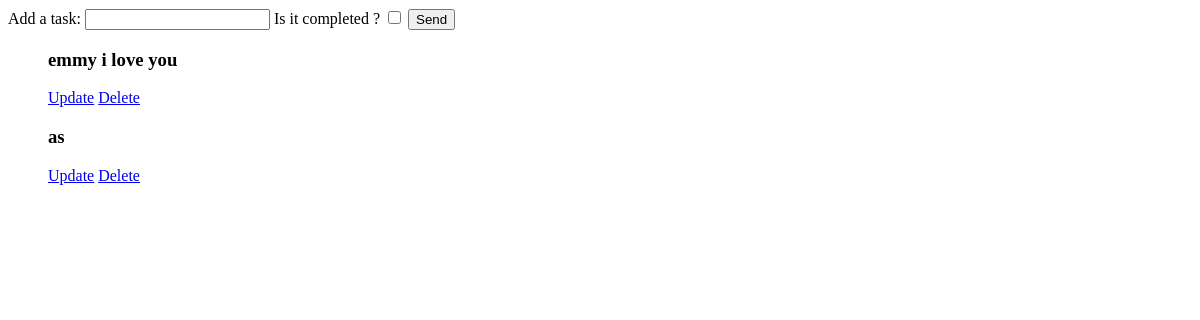
Before: / with the older database file.
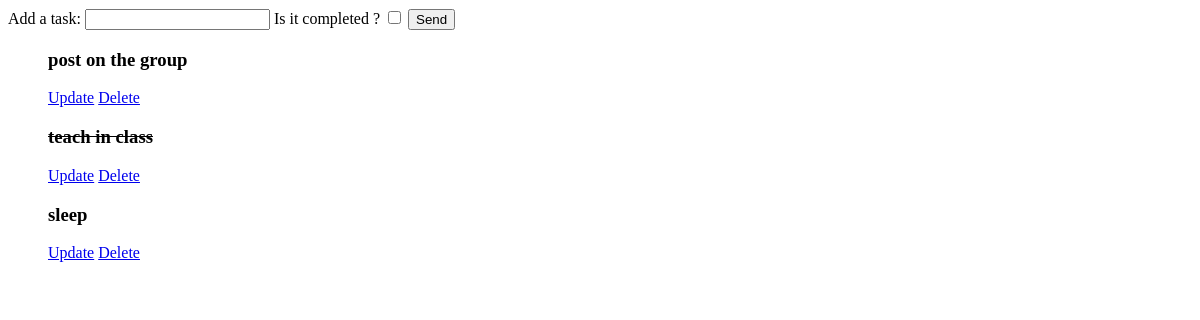
After: the same page with the newer database file.
### to_do/models.py (models this page shows, shortened)
class Task(models.Model):
    title = models.CharField(max_length=200)
    complete = models.BooleanField()
    created = models.DateTimeField(auto_now_add=True)

### to_do/views.py (the view)
# urls.py: path('', views.index, name='index'),
def index(request):
    tasks = Task.objects.all()
    form = TaskForm()
    if request.method == 'POST':
        form = TaskForm(request.POST)
        print(request.POST)
        if form.is_valid():
            form.save()
        return HttpResponseRedirect('/')
    return render(request, 'to_do/index.html', {
        'form': form,
        'tasks': tasks
    })

### to_do/forms.py
class TaskForm(forms.ModelForm):
    class Meta:
        model = Task
        fields = ['title', 'complete']
        labels = {
            'title': 'Add a task',
            'complete': 'Is it completed ?'
        }

### to_do/templates/to_do/index.html (shortened to what this page needs)
<!DOCTYPE html>
<html lang="en">
<head>
</head>
<body>
    <form action="" method='POST'>
        {% for field in form %}
            {{ field.label_tag }}
            {{ field}}
        {% endfor %}
        <button type='submit'>Send</button>
    </form>
    <ul>
    {% for row in tasks %}
        {% if row.complete == True%}
            <strike><h3>{{ row.title }}</h3></strike>
        {% else %}
            <h3>{{ row.title }}</h3>
        {% endif %}
        <a href="{% url 'update' row.id %}">Update</a>
        <a href="{% url 'delete' row.id %}">Delete</a>
    {% endfor %}
    </ul>
</body>
</html>

Changed rows visible on the page:
removed Task: title "emmy i love you"
removed Task: title "as"
added Task: title "post on the group"
added Task: title "teach in class"
added Task: title "sleep"
